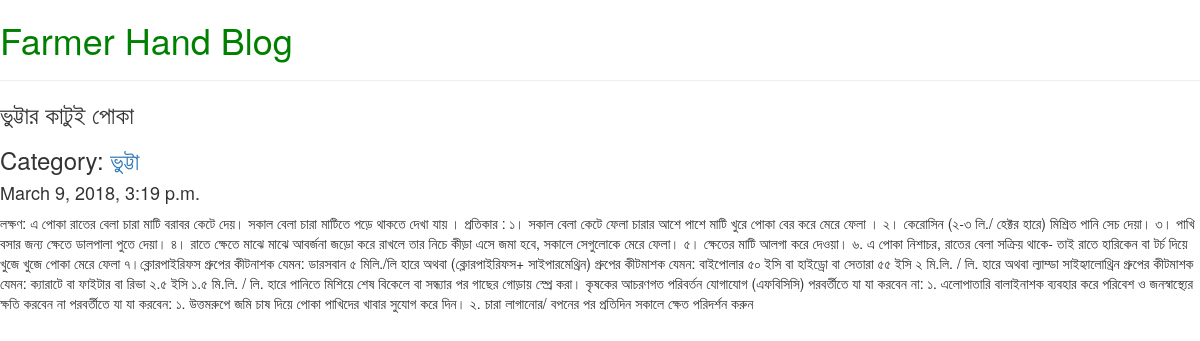
Screenshot of /post/3 with the database file from the repository.
### Farmer_Hand/models.py (models this page shows, shortened)
class BlogPost(models.Model):
    title = models.CharField(max_length=150)
    body = models.TextField()
    created_at =  models.DateTimeField(auto_now_add=True)
    category = models.ForeignKey('Farmer_Hand.Category', blank= True, null=True, on_delete=models.PROTECT,related_name='posts')

class Category(models.Model):
    name = models.CharField(max_length=50)
    def __str__(self):
        return self.name

### Farmer_Hand/views.py (the view)
# urls.py: url(r'^post/(?P<pk>[0-9]+)$', Farmer_Hand.views.view_post, name='view_post') ,
def view_post(request, pk):
    post = BlogPost.objects.get(pk=pk)
    return render(request, 'post.html', {'post':post})

### templates/post.html
{% extends 'master.html' %}
{% block content %}
    <div class ="posts">
            <div class="post">
                <h3 class="title">{{ post.title }}</h3>
                {% include 'partial/category.html'%}
                <h4 class="datetime">{{ post.created_at }}</h4>
                <p class="body">{{ post.body }}</p>
             </div>
</div>
{% endblock %}

### templates/Partial/category.html
{% if post.category %}
    <h3 class="title">Category:
        <a href="/?category={{ post.category.id }}"> {{ post.category }}</a>
    </h3>
{% endif %}

### rows the page displays
BlogPost: title "ভুট্টার কাটুই পোকা", category "ভুট্টা", created_at "March 9, 2018, 3:19 p.m.", body "লক্ষণ: এ পোকা রাতের বেলা চারা মাটি বরাবর কেটে দেয়। সকাল বেলা চারা মাটিতে পড়ে থাকতে দেখা যায় । প্রতিকার : ১। সকাল বেলা কেটে ফেলা চারার আশে পাশে মাটি খুরে পোকা বের করে মেরে ফেলা । ২। কেরোসিন (২-৩ লি./ হেক্টর হারে) মিশ্রিত পানি সেচ দেয়া। ৩। পাখি বসার জন্য ক্ষেতে ডালপালা পুতে দেয়া। ৪। রাতে ক্ষেতে মাঝে মাঝে আবর্জনা জড়ো করে রাখলে তার নিচে কীড়া এসে জমা হবে, সকালে সেগুলোকে মেরে ফেলা। ৫। ক্ষেতের মাটি আলগা করে দেওয়া। ৬. এ পোকা নিশাচর, রাতের বেলা সক্রিয় থাকে- তাই রাতে হারিকেন বা টর্চ দিয়ে খুজে খুজে পোকা মেরে ফেলা ৭।ক্লোরপাইরিফস গ্রুপের কীটনাশক যেমন: ডারসবান ৫ মিলি./লি হারে অথবা (ক্লোরপাইরিফস+ সাইপারমেথ্রিন) গ্রুপের কীটমাশক যেমন: বাইপোলার ৫০ ইসি বা হাইড্রো বা সেতারা ৫৫ ইসি ২ মি.লি. / লি. হারে অথবা…"
